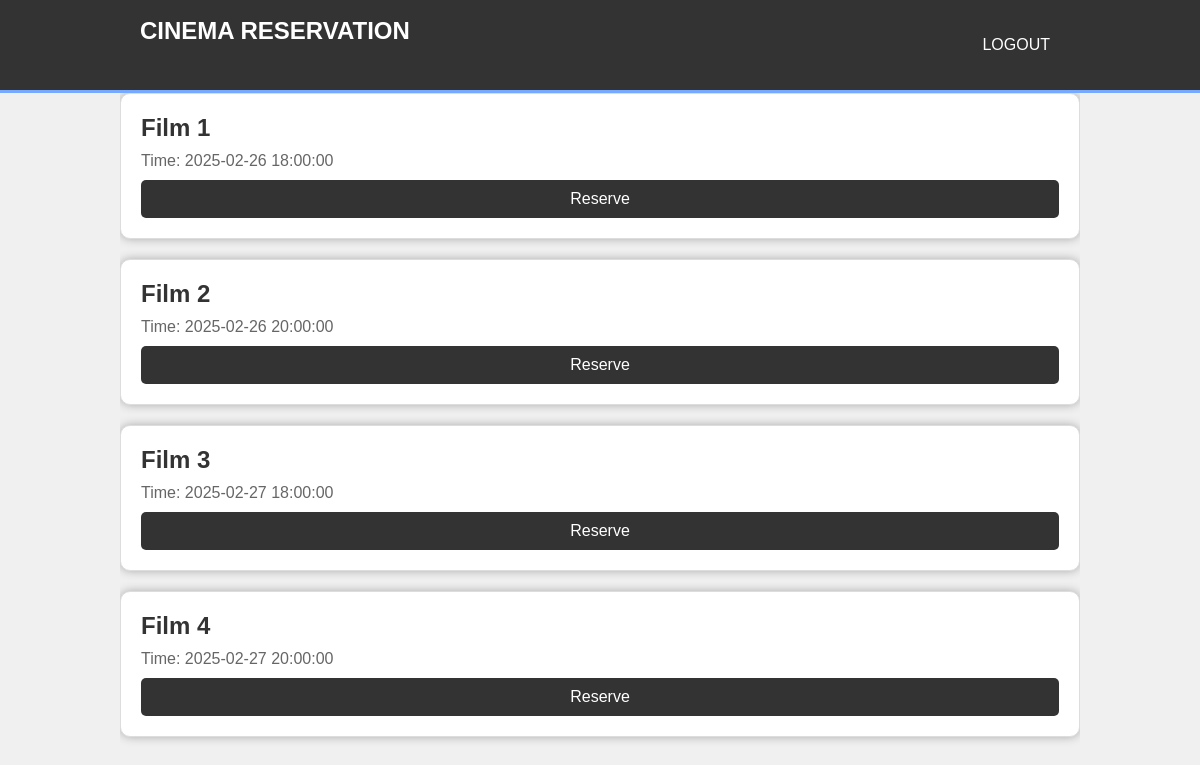
/pschab/screenings.php (signed in), run on the app's committed database.
### tables this page shows
CREATE TABLE `screenings` (
  `id` int(11) NOT NULL,
  `movie_title` varchar(100) NOT NULL,
  `screening_time` datetime NOT NULL
);

### pschab/screenings.php (the view, shortened to what this page needs)
<?php
$servername = "localhost";
$username = "root";
$password = "";
$dbname = "pschab";
$conn = new mysqli($servername, $username, $password, $dbname);
$sql = "SELECT id, movie_title, screening_time FROM screenings";
$result = $conn->query($sql);
?>
<!DOCTYPE html>
<html lang="en">
<head>
    <link rel="stylesheet" href="styles.css">
</head>
<body>
    <header>
        <div class="container">
            <h1><a href="screenings.php">Cinema Reservation</a></h1>
            <nav>
                <ul>
                    <li><a href="logout.php">Logout</a></li>
                </ul>
            </nav>
        </div>
    </header>
    <div class="container">
        <?php
        if ($result->num_rows > 0) {
            while($row = $result->fetch_assoc()) {
                echo "<div class='screening'>";
                echo "<h3>" . htmlspecialchars($row["movie_title"]) . "</h3>";
                echo "<p>Time: " . htmlspecialchars($row["screening_time"]) . "</p>";
                echo "<a href='reserve.php?screening_id=" . htmlspecialchars($row["id"]) . "' class='btn'>Reserve</a>";
                echo "</div>";
            }
        } else {
            echo "<div class='message'>No screenings available.</div>";
        }
        ?>
    </div>
</body>
</html>

### pschab/styles.css (style rules this page uses)
body { font-family: Arial, sans-serif; background-color: #f0f0f0; margin: 0; padding: 0; }
.container { width: 80%; margin: auto; overflow: hidden; }
header { background: #333; color: #fff; padding: 10px 0; border-bottom: #77aaff 3px solid; }
header h1 { display: inline-block; margin: 0; padding: 0 20px; }
header a { color: #fff; text-decoration: none; text-transform: uppercase; font-size: 24px; }
header nav { float: right; padding: 10px 20px; }
header nav ul { padding: 0; list-style: none; }
header nav ul li { display: inline; padding: 0 10px; }
header nav ul li a { color: #fff; text-decoration: none; font-size: 16px; text-transform: uppercase; }
a.btn { display: inline-block; padding: 10px 20px; background-color: #333; color: #fff; text-decoration: none; border-radius: 5px; transition: background-color 0.3s; }
.screening { background: #fff; padding: 20px; margin-bottom: 20px; border: 1px #ddd solid; box-shadow: 0px 0px 10px 0px #aaa; border-radius: 10px; }
.screening h3 { margin-top: 0; margin-bottom: 10px; font-size: 24px; color: #333; }
.screening p { margin: 0; font-size: 16px; color: #666; }
.screening a.btn { display: block; margin-top: 10px; text-align: center; }

### data on the page
screenings: movie_title "Film 1", screening_time "2025-02-26 18:00:00"
screenings: movie_title "Film 2", screening_time "2025-02-26 20:00:00"
screenings: movie_title "Film 3", screening_time "2025-02-27 18:00:00"
screenings: movie_title "Film 4", screening_time "2025-02-27 20:00:00"
